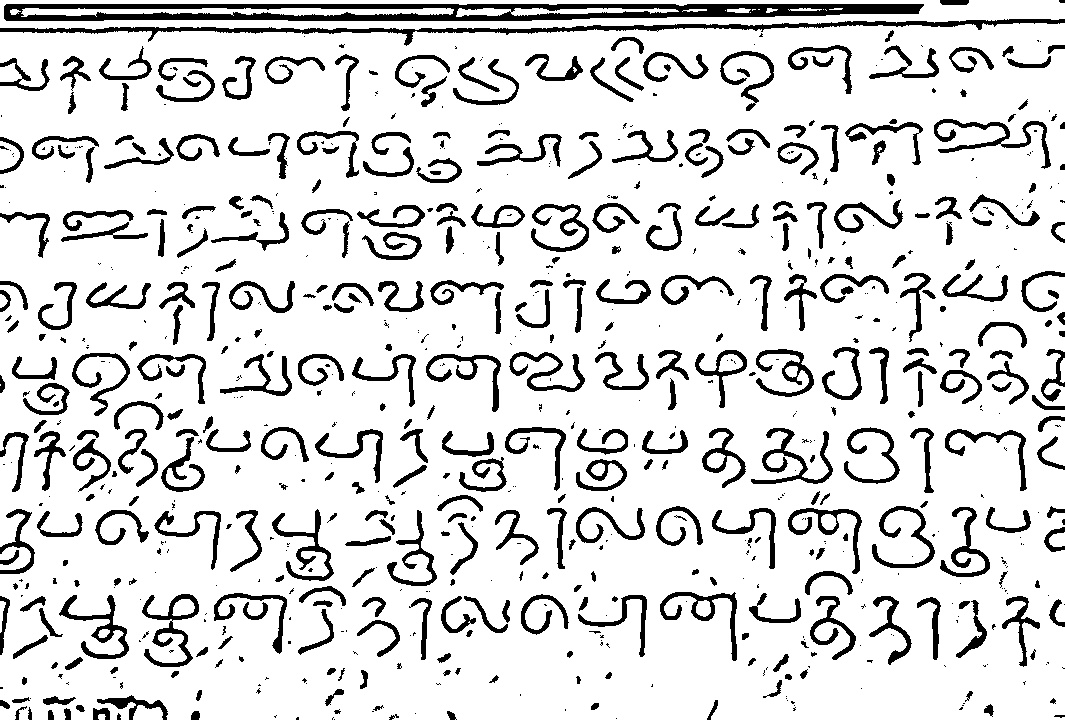
#> input picture model creation/ImagePreProcessingFinal.jpg, 1065 x 720 px
$ jupyter execute --allow-errors '2 character_segmentation.ipynb'   (older library calls are emulated)
#> lines starting #> are read from the running program, lines starting #| are printed output that depends on the picture; after the words box and inside, x2 and y2 are one past the last pixel; in counts of white or black regions, pixels touching at a corner belong together
[cell 1]
import cv2
import numpy as np
import imutils
import os

[cell 2]
image = cv2.imread("ImagePreProcessingFinal.jpg")
#> image is the input picture: shape (720, 1065, 3); min 0, max 255, mean 218
gray = cv2.cvtColor(image, cv2.COLOR_BGR2GRAY)
gray = cv2.GaussianBlur(gray, (7, 7), 0)
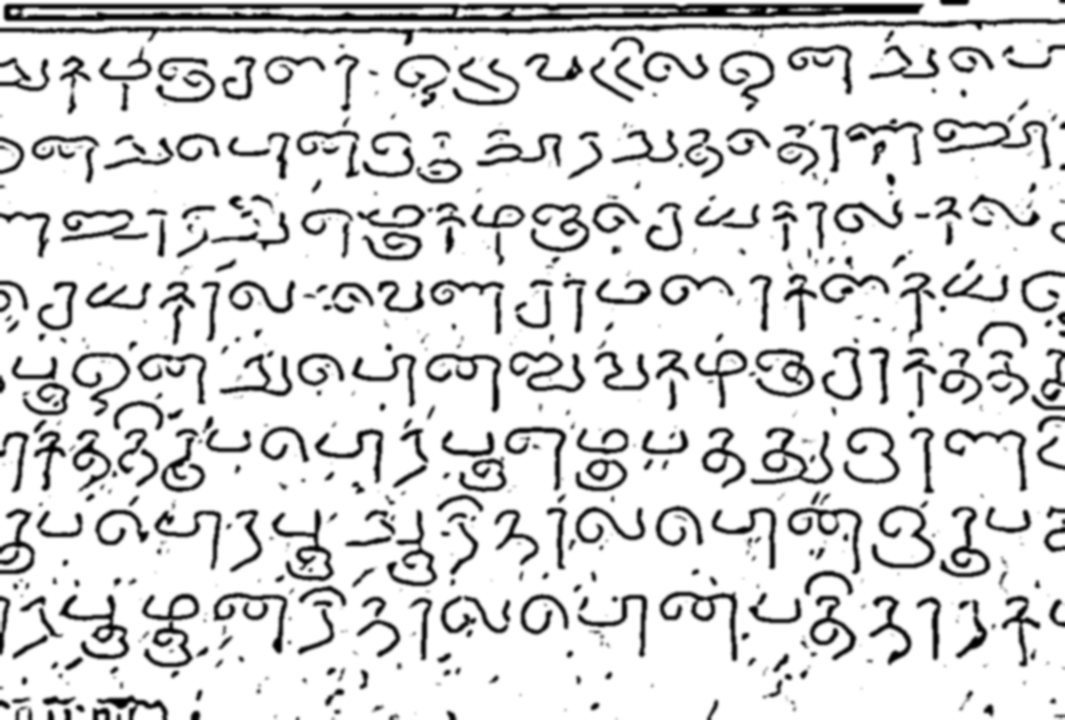
#> gray: shape (720, 1065); min 0, max 255, mean 218

[cell 3]
ret,thresh1 = cv2.threshold(gray ,127,255,cv2.THRESH_BINARY_INV)
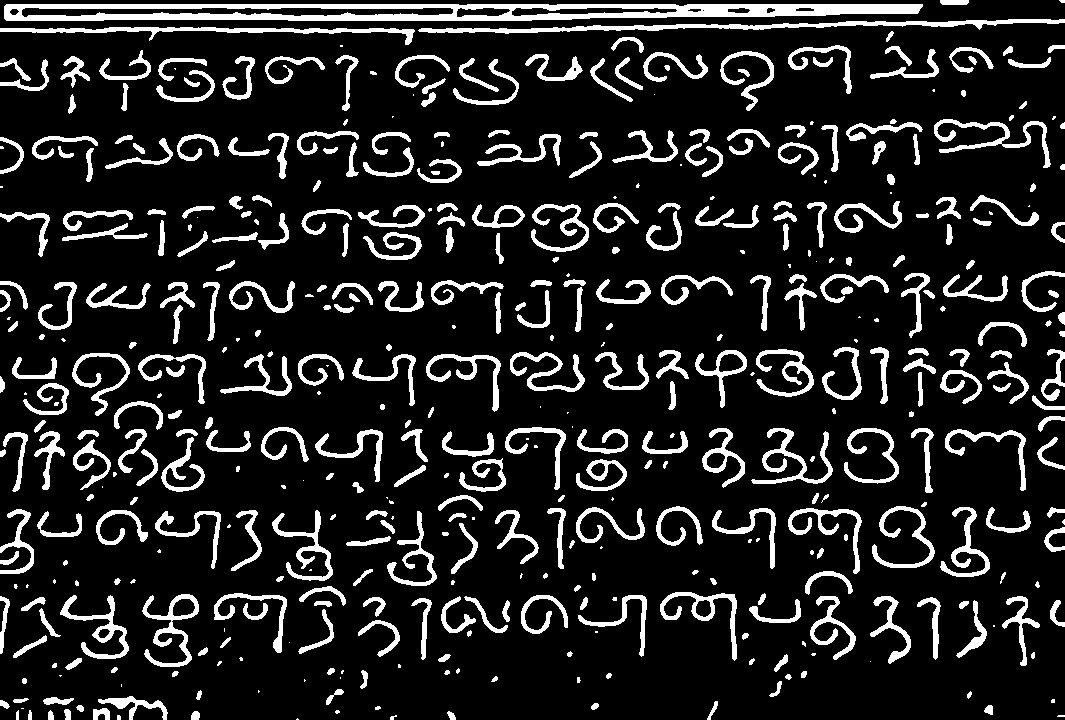
#> thresh1: shape (720, 1065); 13.9% white; 469 white regions (103 under 20 px), largest, box (x1, y1, x2, y2) and area: (4, 4, 923, 21) 10033, (418, 19, 1065, 34) 2782, (0, 27, 415, 45) 1820

[cell 4]
dilate = cv2.dilate(thresh1, None, iterations=2)
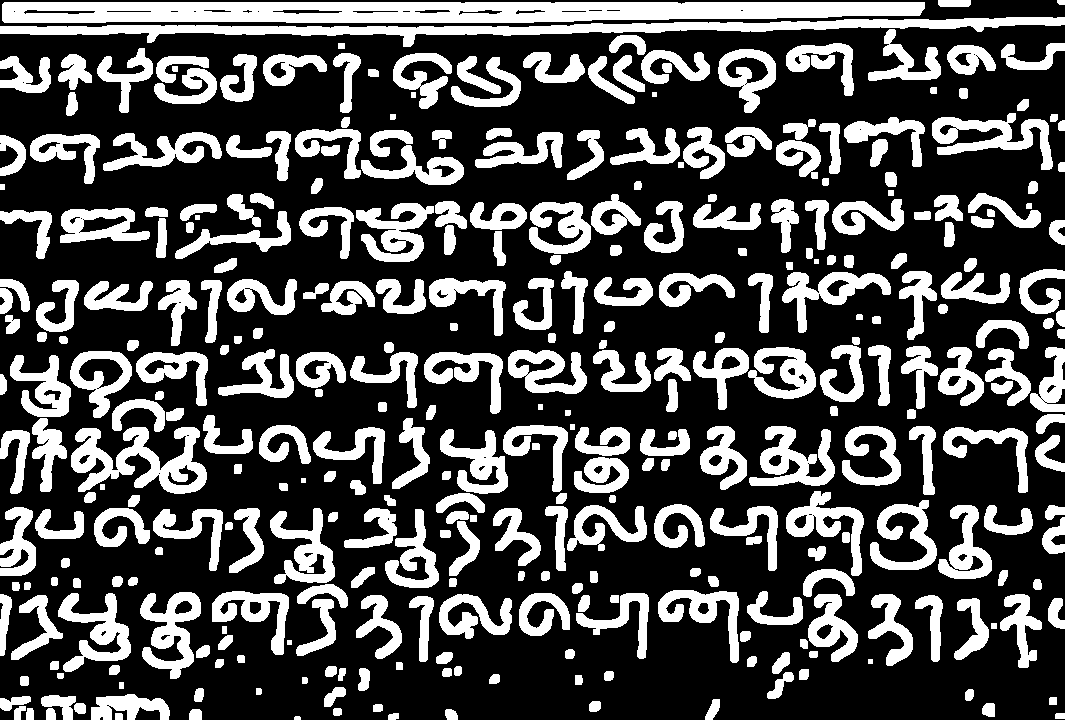
#> dilate: shape (720, 1065); 30.7% white; 346 white regions

[cell 5]
cnts,_ = cv2.findContours(dilate.copy(), cv2.RETR_EXTERNAL,
    cv2.CHAIN_APPROX_SIMPLE)
#> cnts = 346 contours, 7 with area under 20; largest, box (x1, y1, x2, y2) and area: (2, 2, 925, 23) 16565, (0, 17, 1065, 47) 8274, (71, 427, 207, 494) 4377, (932, 113, 1053, 170) 2564, (140, 592, 201, 679) 2560
# cnts = cnts[0] if imutils.is_cv2() else cnts[1]

[cell 6]
sorted_ctrs = sorted(cnts, key=lambda ctr: cv2.boundingRect(ctr)[0] + cv2.boundingRect(ctr)[1] * image.shape[1] )
#> sorted_ctrs has the same summary as cnts

[cell 7]
orig = image.copy()
i = 0
#> (the rest of this cell did not finish here and is left out)

[cell 8]
cv2.imwrite("box.jpg",orig)
#> Out = True
